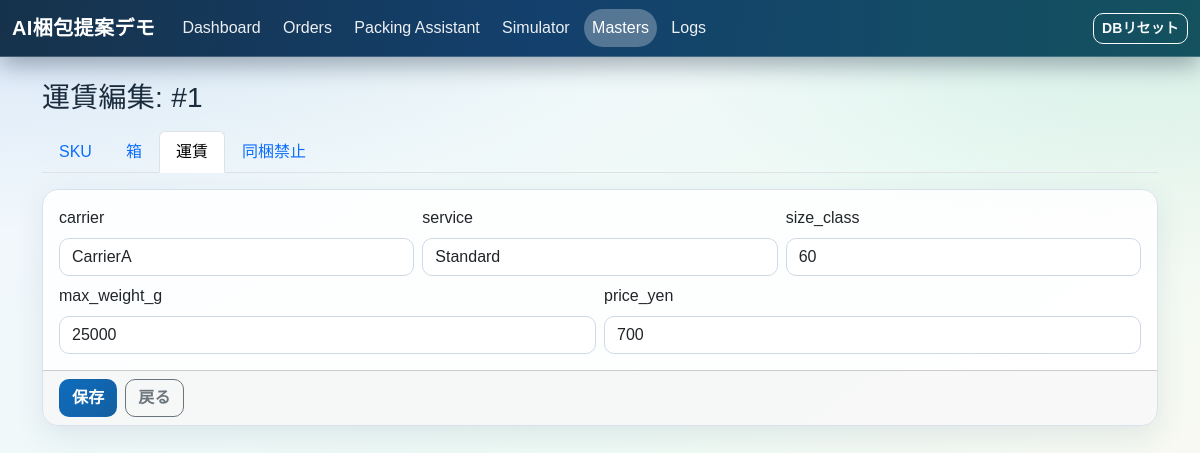
The app's page /masters/rates/1/edit with its own data.
### app/models.py (models this page shows)
class ShippingRate(Base):
    __tablename__ = "shipping_rates"
    id: Mapped[int] = mapped_column(Integer, primary_key=True, autoincrement=True)
    carrier: Mapped[str] = mapped_column(String(64), nullable=False)
    service: Mapped[str] = mapped_column(String(64), nullable=False)
    size_class: Mapped[str] = mapped_column(String(16), nullable=False)
    max_weight_g: Mapped[int] = mapped_column(Integer, nullable=False)
    price_yen: Mapped[int] = mapped_column(Integer, nullable=False)

### app/main.py (the view)
@app.get("/masters/rates/{rate_id}/edit")
def edit_rate_page(rate_id: int, request: Request, db: Session = Depends(get_db)):
    rate = db.get(ShippingRate, rate_id)
    if not rate:
        return _redirect("/masters/rates", error="運賃が見つかりません")
    return templates.TemplateResponse(
        "rate_edit.html",
        _base_context(request, active_nav="masters", masters_tab="rates", rate=rate),
    )

### app/templates/rate_edit.html (shortened to what this page needs)
{% extends "base.html" %}
{% block content %}
<h1 class="h3 mb-3">運賃編集: #{{ rate.id }}</h1>
{% include "_masters_tabs.html" %}
<form method="post" action="/masters/rates/{{ rate.id }}/edit" class="card">
  <div class="card-body row g-2">
    <div class="col-md-4"><label class="form-label">carrier</label><input class="form-control" name="carrier" value="{{ rate.carrier }}"></div>
    <div class="col-md-4"><label class="form-label">service</label><input class="form-control" name="service" value="{{ rate.service }}"></div>
    <div class="col-md-4"><label class="form-label">size_class</label><input class="form-control" name="size_class" value="{{ rate.size_class }}"></div>
    <div class="col-md-6"><label class="form-label">max_weight_g</label><input class="form-control" type="number" name="max_weight_g" value="{{ rate.max_weight_g }}"></div>
    <div class="col-md-6"><label class="form-label">price_yen</label><input class="form-control" type="number" name="price_yen" value="{{ rate.price_yen }}"></div>
  </div>
  <div class="card-footer d-flex gap-2">
    <button class="btn btn-primary">保存</button>
    <a class="btn btn-outline-secondary" href="/masters/rates">戻る</a>
  </div>
</form>
{% endblock %}

### app/static/style.css (style rules this page uses)
:root { --bg-1: #f3f7ff; --bg-2: #eefaf5; --bg-3: #fff9f0; --ink-1: #1a2b3c; --ink-2: #4f6075; --brand: #0f6cbd; --brand-2: #17a37b; --line: #d8e1ec; --surface: rgba(255, 255, 255, 0.86); --surface-strong: #ffffff; --shadow-soft: 0 10px 30px rgba(36, 68, 112, 0.1); }
*, *::before, *::after { box-sizing: border-box; }
body { margin: 0; min-height: 100vh; color: var(--ink-1); font-family: "Avenir Next", "Hiragino Kaku Gothic ProN", "Yu Gothic", "Noto Sans JP", sans-serif; background: radial-gradient(1200px 520px at 0% -10%, rgba(15, 108, 189, 0.16), transparent 60%), radial-gradient(900px 460px at 100% 0%, rgba(23, 163, 123, 0.12), transparent 60%), linear-gradient(145deg, var(--bg-1), var(--bg-2) 50%, var(--bg-3)); background-attachment: fixed; }
h1, h2, h3 { color: #102238; letter-spacing: 0.01em; }
.card { border: 1px solid var(--line); border-radius: 16px; background: var(--surface); box-shadow: var(--shadow-soft); overflow: hidden; animation: card-enter 0.4s ease-out both; }
.btn { border-radius: 10px; font-weight: 600; letter-spacing: 0.01em; transition: transform 0.15s ease, box-shadow 0.2s ease; }
.btn-primary { border-color: transparent; background: linear-gradient(135deg, #0f6cbd, #135fa0); }
.form-control, .form-select, textarea { border-color: #cfd9e5; border-radius: 10px; background-color: var(--surface-strong); }

### records on screen
ShippingRate: id "1", carrier "CarrierA", service "Standard", size_class "60", max_weight_g "25000", price_yen "700"
